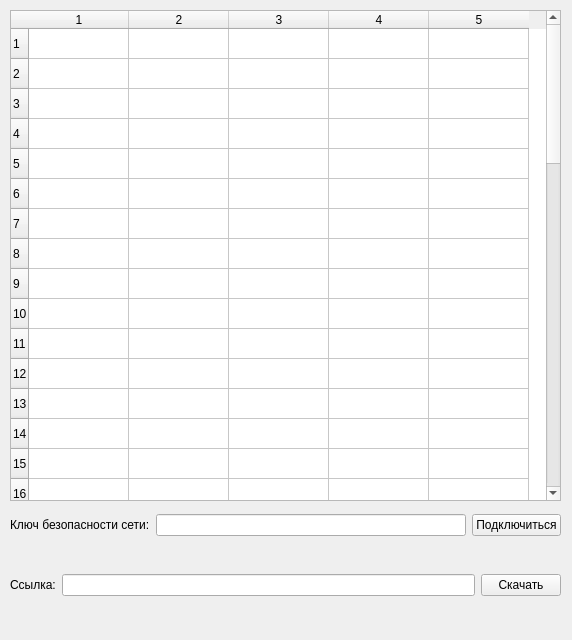
<?xml version="1.0" encoding="UTF-8"?>
<ui version="4.0">
 <class>Form</class>
 <widget class="QWidget" name="Form">
  <property name="geometry">
   <rect>
    <x>0</x>
    <y>0</y>
    <width>572</width>
    <height>640</height>
   </rect>
  </property>
  <property name="windowTitle">
   <string>Form</string>
  </property>
  <widget class="QTableWidget" name="pTable">
   <property name="geometry">
    <rect>
     <x>10</x>
     <y>10</y>
     <width>551</width>
     <height>491</height>
    </rect>
   </property>
   <property name="selectionBehavior">
    <enum>QAbstractItemView::SelectRows</enum>
   </property>
   <property name="rowCount">
    <number>50</number>
   </property>
   <property name="columnCount">
    <number>5</number>
   </property>
   <row/>
   <row/>
   <row/>
   <row/>
   <row/>
   <row/>
   <row/>
   <row/>
   <row/>
   <row/>
   <row/>
   <row/>
   <row/>
   <row/>
   <row/>
   <row/>
   <row/>
   <row/>
   <row/>
   <row/>
   <row/>
   <row/>
   <row/>
   <row/>
   <row/>
   <row/>
   <row/>
   <row/>
   <row/>
   <row/>
   <row/>
   <row/>
   <row/>
   <row/>
   <row/>
   <row/>
   <row/>
   <row/>
   <row/>
   <row/>
   <row/>
   <row/>
   <row/>
   <row/>
   <row/>
   <row/>
   <row/>
   <row/>
   <row/>
   <row/>
   <column/>
   <column/>
   <column/>
   <column/>
   <column/>
  </widget>
  <widget class="QWidget" name="layoutWidget">
   <property name="geometry">
    <rect>
     <x>10</x>
     <y>510</y>
     <width>551</width>
     <height>30</height>
    </rect>
   </property>
   <layout class="QHBoxLayout" name="horizontalLayout">
    <item>
     <widget class="QLabel" name="label">
      <property name="text">
       <string>Ключ безопасности сети:</string>
      </property>
     </widget>
    </item>
    <item>
     <widget class="QLineEdit" name="keyLineEdit"/>
    </item>
    <item>
     <widget class="QPushButton" name="connectButton">
      <property name="text">
       <string>Подключиться</string>
      </property>
     </widget>
    </item>
   </layout>
  </widget>
  <widget class="QWidget" name="layoutWidget">
   <property name="geometry">
    <rect>
     <x>10</x>
     <y>570</y>
     <width>551</width>
     <height>30</height>
    </rect>
   </property>
   <layout class="QHBoxLayout" name="horizontalLayout_2">
    <item>
     <widget class="QLabel" name="label_2">
      <property name="text">
       <string>Ссылка:</string>
      </property>
     </widget>
    </item>
    <item>
     <widget class="QLineEdit" name="urlLine"/>
    </item>
    <item>
     <widget class="QPushButton" name="downloadButton">
      <property name="text">
       <string>Скачать</string>
      </property>
     </widget>
    </item>
   </layout>
  </widget>
  <zorder>pTable</zorder>
  <zorder>layoutWidget</zorder>
  <zorder>layoutWidget</zorder>
  <zorder>label_2</zorder>
 </widget>
 <resources/>
 <connections/>
</ui>
